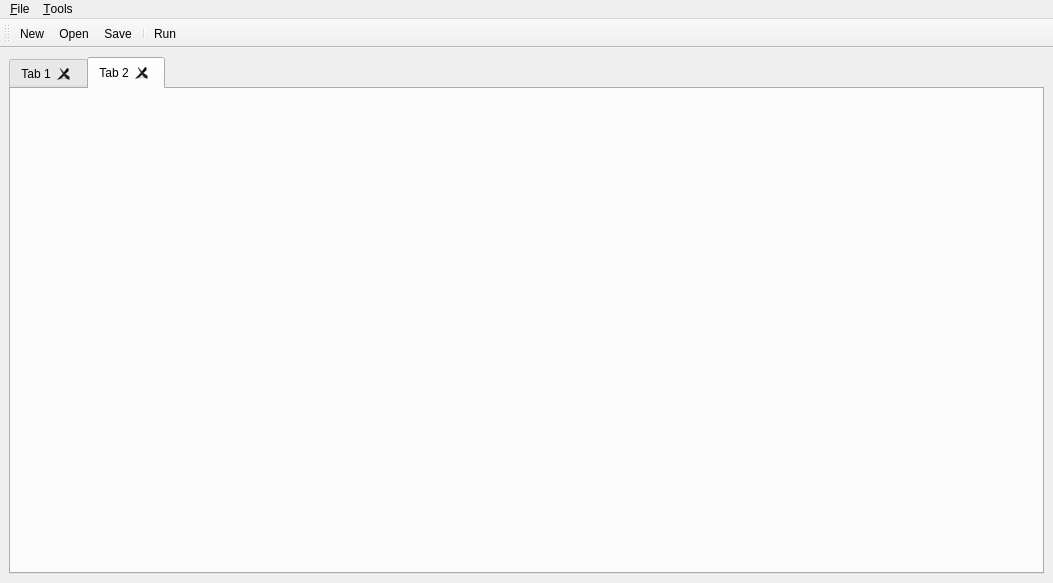
<?xml version="1.0" encoding="UTF-8"?>
<ui version="4.0">
 <class>MainWindow</class>
 <widget class="QMainWindow" name="MainWindow">
  <property name="geometry">
   <rect>
    <x>0</x>
    <y>0</y>
    <width>1053</width>
    <height>583</height>
   </rect>
  </property>
  <property name="sizePolicy">
   <sizepolicy hsizetype="Preferred" vsizetype="Preferred">
    <horstretch>0</horstretch>
    <verstretch>0</verstretch>
   </sizepolicy>
  </property>
  <property name="windowTitle">
   <string>Matcox</string>
  </property>
  <widget class="QWidget" name="centralwidget">
   <layout class="QGridLayout" name="gridLayout_2">
    <item row="0" column="0">
     <layout class="QHBoxLayout" name="horizontalLayout">
      <item>
       <widget class="QTabWidget" name="tabWidget">
        <property name="tabPosition">
         <enum>QTabWidget::North</enum>
        </property>
        <property name="tabShape">
         <enum>QTabWidget::Rounded</enum>
        </property>
        <property name="currentIndex">
         <number>1</number>
        </property>
        <property name="elideMode">
         <enum>Qt::ElideNone</enum>
        </property>
        <property name="tabsClosable">
         <bool>true</bool>
        </property>
        <property name="movable">
         <bool>true</bool>
        </property>
        <property name="tabBarAutoHide">
         <bool>false</bool>
        </property>
        <widget class="QWidget" name="tab">
         <property name="enabled">
          <bool>true</bool>
         </property>
         <attribute name="title">
          <string>Tab 1</string>
         </attribute>
         <widget class="QPlainTextEdit" name="plainTextEdit">
          <property name="geometry">
           <rect>
            <x>0</x>
            <y>0</y>
            <width>1031</width>
            <height>481</height>
           </rect>
          </property>
         </widget>
        </widget>
        <widget class="QWidget" name="tab_2">
         <attribute name="title">
          <string>Tab 2</string>
         </attribute>
        </widget>
       </widget>
      </item>
     </layout>
    </item>
   </layout>
  </widget>
  <widget class="QMenuBar" name="menuBar">
   <property name="geometry">
    <rect>
     <x>0</x>
     <y>0</y>
     <width>1053</width>
     <height>21</height>
    </rect>
   </property>
   <widget class="QMenu" name="menu_File">
    <property name="title">
     <string>&amp;File</string>
    </property>
    <addaction name="actionNew"/>
    <addaction name="actionOpen"/>
    <addaction name="actionSave"/>
    <addaction name="separator"/>
    <addaction name="actionExit"/>
   </widget>
   <widget class="QMenu" name="menu_Tools">
    <property name="title">
     <string>&amp;Tools</string>
    </property>
    <addaction name="actionRun"/>
   </widget>
   <addaction name="menu_File"/>
   <addaction name="menu_Tools"/>
  </widget>
  <widget class="QToolBar" name="toolBar">
   <property name="windowTitle">
    <string>toolBar</string>
   </property>
   <attribute name="toolBarArea">
    <enum>TopToolBarArea</enum>
   </attribute>
   <attribute name="toolBarBreak">
    <bool>false</bool>
   </attribute>
   <addaction name="actionNew"/>
   <addaction name="actionOpen"/>
   <addaction name="actionSave"/>
   <addaction name="separator"/>
   <addaction name="actionRun"/>
  </widget>
  <action name="actionNew">
   <property name="text">
    <string>&amp;New</string>
   </property>
   <property name="shortcut">
    <string>Ctrl+N</string>
   </property>
  </action>
  <action name="actionSave">
   <property name="text">
    <string>&amp;Save</string>
   </property>
   <property name="shortcut">
    <string>Ctrl+S</string>
   </property>
  </action>
  <action name="actionExit">
   <property name="text">
    <string>&amp;Exit</string>
   </property>
  </action>
  <action name="actionRun">
   <property name="text">
    <string>&amp;Run</string>
   </property>
   <property name="shortcut">
    <string>Ctrl+R</string>
   </property>
  </action>
  <action name="actionOpen">
   <property name="text">
    <string>Open</string>
   </property>
   <property name="shortcut">
    <string>Ctrl+O</string>
   </property>
  </action>
 </widget>
 <resources/>
 <connections/>
</ui>
